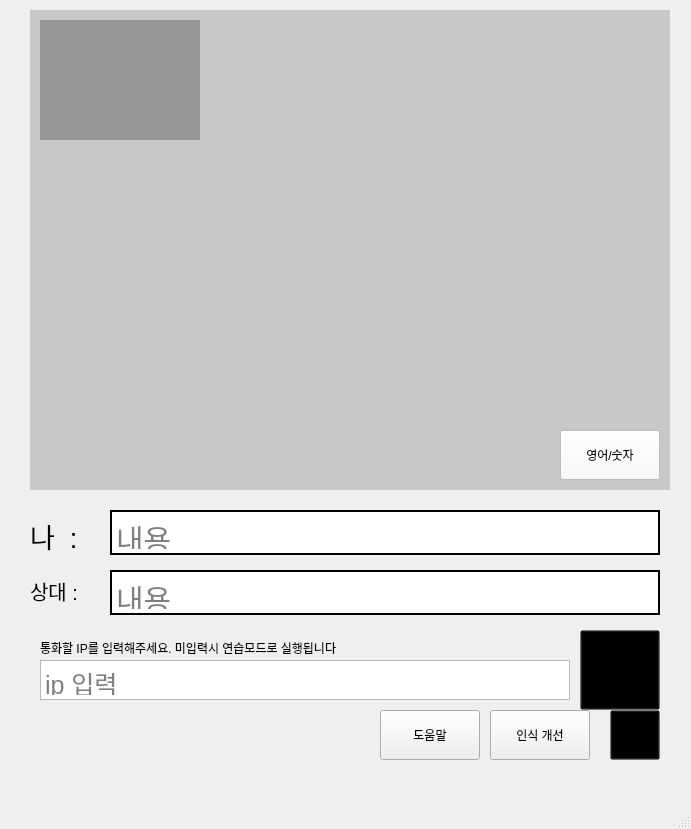
<?xml version="1.0" encoding="UTF-8"?>
<ui version="4.0">
 <class>MainWindow</class>
 <widget class="QMainWindow" name="MainWindow">
  <property name="enabled">
   <bool>true</bool>
  </property>
  <property name="geometry">
   <rect>
    <x>0</x>
    <y>0</y>
    <width>691</width>
    <height>829</height>
   </rect>
  </property>
  <property name="windowTitle">
   <string>MainWindow</string>
  </property>
  <widget class="QWidget" name="centralwidget">
   <widget class="QPushButton" name="pushButton_setting">
    <property name="geometry">
     <rect>
      <x>610</x>
      <y>710</y>
      <width>50</width>
      <height>50</height>
     </rect>
    </property>
    <property name="toolTip">
     <string>설정</string>
    </property>
    <property name="whatsThis">
     <string>설정</string>
    </property>
    <property name="autoFillBackground">
     <bool>false</bool>
    </property>
    <property name="styleSheet">
     <string notr="true">background-color:rgba(0, 0, 0, 0);</string>
    </property>
    <property name="text">
     <string/>
    </property>
    <property name="icon">
     <iconset>
      <normaloff>images/setting.png</normaloff>images/setting.png</iconset>
    </property>
    <property name="iconSize">
     <size>
      <width>40</width>
      <height>40</height>
     </size>
    </property>
   </widget>
   <widget class="QPushButton" name="pushButton_improve">
    <property name="geometry">
     <rect>
      <x>490</x>
      <y>710</y>
      <width>100</width>
      <height>50</height>
     </rect>
    </property>
    <property name="toolTip">
     <string>인식이 잘 되지 않는 문자는 직접 학습시킬 수 있습니다.</string>
    </property>
    <property name="whatsThis">
     <string/>
    </property>
    <property name="text">
     <string>인식 개선</string>
    </property>
   </widget>
   <widget class="QPushButton" name="pushButton_picture">
    <property name="geometry">
     <rect>
      <x>380</x>
      <y>710</y>
      <width>100</width>
      <height>50</height>
     </rect>
    </property>
    <property name="toolTip">
     <string>앱에서 사용하는 지화의 형태를 확인할 수 있습니다.</string>
    </property>
    <property name="whatsThis">
     <string/>
    </property>
    <property name="text">
     <string>도움말</string>
    </property>
   </widget>
   <widget class="QLabel" name="cam_you">
    <property name="geometry">
     <rect>
      <x>30</x>
      <y>10</y>
      <width>640</width>
      <height>480</height>
     </rect>
    </property>
    <property name="styleSheet">
     <string notr="true">background-color:rgb(200, 200, 200)</string>
    </property>
    <property name="text">
     <string/>
    </property>
   </widget>
   <widget class="QLabel" name="cam_me">
    <property name="geometry">
     <rect>
      <x>40</x>
      <y>20</y>
      <width>160</width>
      <height>120</height>
     </rect>
    </property>
    <property name="styleSheet">
     <string notr="true">background-color:rgb(150, 150, 150)</string>
    </property>
    <property name="text">
     <string/>
    </property>
   </widget>
   <widget class="QTextEdit" name="textEdit_me">
    <property name="geometry">
     <rect>
      <x>110</x>
      <y>510</y>
      <width>550</width>
      <height>45</height>
     </rect>
    </property>
    <property name="mouseTracking">
     <bool>true</bool>
    </property>
    <property name="styleSheet">
     <string notr="true">font-size:30px</string>
    </property>
    <property name="frameShape">
     <enum>QFrame::WinPanel</enum>
    </property>
    <property name="frameShadow">
     <enum>QFrame::Plain</enum>
    </property>
    <property name="verticalScrollBarPolicy">
     <enum>Qt::ScrollBarAlwaysOff</enum>
    </property>
    <property name="horizontalScrollBarPolicy">
     <enum>Qt::ScrollBarAlwaysOff</enum>
    </property>
    <property name="sizeAdjustPolicy">
     <enum>QAbstractScrollArea::AdjustToContentsOnFirstShow</enum>
    </property>
    <property name="readOnly">
     <bool>true</bool>
    </property>
    <property name="placeholderText">
     <string>내용</string>
    </property>
   </widget>
   <widget class="QTextEdit" name="textEdit_you">
    <property name="geometry">
     <rect>
      <x>110</x>
      <y>570</y>
      <width>550</width>
      <height>45</height>
     </rect>
    </property>
    <property name="styleSheet">
     <string notr="true">font-size:30px</string>
    </property>
    <property name="frameShape">
     <enum>QFrame::WinPanel</enum>
    </property>
    <property name="frameShadow">
     <enum>QFrame::Plain</enum>
    </property>
    <property name="verticalScrollBarPolicy">
     <enum>Qt::ScrollBarAlwaysOff</enum>
    </property>
    <property name="horizontalScrollBarPolicy">
     <enum>Qt::ScrollBarAlwaysOff</enum>
    </property>
    <property name="sizeAdjustPolicy">
     <enum>QAbstractScrollArea::AdjustToContentsOnFirstShow</enum>
    </property>
    <property name="readOnly">
     <bool>true</bool>
    </property>
    <property name="acceptRichText">
     <bool>true</bool>
    </property>
    <property name="placeholderText">
     <string>내용</string>
    </property>
   </widget>
   <widget class="QTextEdit" name="textEdit_ip">
    <property name="geometry">
     <rect>
      <x>40</x>
      <y>660</y>
      <width>530</width>
      <height>40</height>
     </rect>
    </property>
    <property name="layoutDirection">
     <enum>Qt::LeftToRight</enum>
    </property>
    <property name="styleSheet">
     <string notr="true">font-size:25px</string>
    </property>
    <property name="frameShape">
     <enum>QFrame::StyledPanel</enum>
    </property>
    <property name="frameShadow">
     <enum>QFrame::Plain</enum>
    </property>
    <property name="verticalScrollBarPolicy">
     <enum>Qt::ScrollBarAlwaysOff</enum>
    </property>
    <property name="horizontalScrollBarPolicy">
     <enum>Qt::ScrollBarAlwaysOff</enum>
    </property>
    <property name="sizeAdjustPolicy">
     <enum>QAbstractScrollArea::AdjustToContentsOnFirstShow</enum>
    </property>
    <property name="placeholderText">
     <string>ip 입력</string>
    </property>
   </widget>
   <widget class="QPushButton" name="pushButton_call">
    <property name="geometry">
     <rect>
      <x>580</x>
      <y>630</y>
      <width>80</width>
      <height>80</height>
     </rect>
    </property>
    <property name="whatsThis">
     <string>연결</string>
    </property>
    <property name="styleSheet">
     <string notr="true">background-color:rgba(0, 0, 0, 0);</string>
    </property>
    <property name="text">
     <string/>
    </property>
    <property name="icon">
     <iconset>
      <normaloff>images/connect.png</normaloff>images/connect.png</iconset>
    </property>
    <property name="iconSize">
     <size>
      <width>55</width>
      <height>55</height>
     </size>
    </property>
   </widget>
   <widget class="QLabel" name="label_3">
    <property name="geometry">
     <rect>
      <x>40</x>
      <y>640</y>
      <width>441</width>
      <height>16</height>
     </rect>
    </property>
    <property name="text">
     <string>통화할 IP를 입력해주세요. 미입력시 연습모드로 실행됩니다</string>
    </property>
   </widget>
   <widget class="QLabel" name="label_4">
    <property name="geometry">
     <rect>
      <x>30</x>
      <y>515</y>
      <width>71</width>
      <height>41</height>
     </rect>
    </property>
    <property name="styleSheet">
     <string notr="true">font-size:20pt</string>
    </property>
    <property name="text">
     <string>나  : </string>
    </property>
   </widget>
   <widget class="QLabel" name="label_5">
    <property name="geometry">
     <rect>
      <x>30</x>
      <y>570</y>
      <width>71</width>
      <height>41</height>
     </rect>
    </property>
    <property name="styleSheet">
     <string notr="true">font-size:15pt</string>
    </property>
    <property name="text">
     <string>상대 : </string>
    </property>
   </widget>
   <widget class="QPushButton" name="pushButton_engNum">
    <property name="geometry">
     <rect>
      <x>560</x>
      <y>430</y>
      <width>100</width>
      <height>50</height>
     </rect>
    </property>
    <property name="whatsThis">
     <string>앱에서 사용하는 지화의 형태를 확인할 수 있습니다.</string>
    </property>
    <property name="autoFillBackground">
     <bool>false</bool>
    </property>
    <property name="styleSheet">
     <string notr="true">background-color:rgba(250, 250, 250, 200);
font:10pt &quot;나눔바른고딕&quot;;</string>
    </property>
    <property name="text">
     <string>영어/숫자</string>
    </property>
    <property name="iconSize">
     <size>
      <width>21</width>
      <height>21</height>
     </size>
    </property>
   </widget>
  </widget>
  <widget class="QMenuBar" name="menubar">
   <property name="geometry">
    <rect>
     <x>0</x>
     <y>0</y>
     <width>691</width>
     <height>21</height>
    </rect>
   </property>
  </widget>
  <widget class="QStatusBar" name="statusbar"/>
 </widget>
 <tabstops>
  <tabstop>pushButton_setting</tabstop>
  <tabstop>pushButton_improve</tabstop>
  <tabstop>pushButton_picture</tabstop>
  <tabstop>textEdit_me</tabstop>
  <tabstop>textEdit_you</tabstop>
  <tabstop>textEdit_ip</tabstop>
  <tabstop>pushButton_call</tabstop>
  <tabstop>pushButton_engNum</tabstop>
 </tabstops>
 <resources/>
 <connections>
  <connection>
   <sender>textEdit_ip</sender>
   <signal>copyAvailable(bool)</signal>
   <receiver>pushButton_call</receiver>
   <slot>click()</slot>
   <hints>
    <hint type="sourcelabel">
     <x>491</x>
     <y>707</y>
    </hint>
    <hint type="destinationlabel">
     <x>612</x>
     <y>695</y>
    </hint>
   </hints>
  </connection>
 </connections>
</ui>
